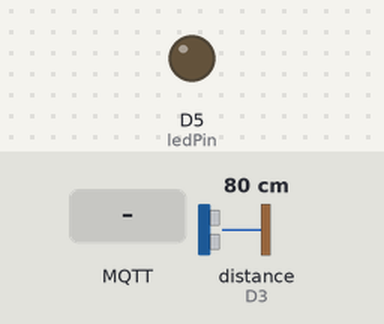
This sketch was run on a simulated Arduino MKR. Parts: output pins drawn as LEDs (lit = HIGH). Wiring (inferred from the names in the program): ultrasonic range finder: trigger D2; echo D3. Dashed ring = blinking. The test bench sets the inputs (shaded band); at power-on: distance to the obstacle (sensor on D3) 80 cm. The echo pulse lasts 58.3 µs per cm; WiFi joins after 1.5 s; servers stay silent unless stated; random numbers use the default seed unless the sketch sets one; no MQTT or app messages arrive unless stated; pins used as bus, display or sensor lines are not drawn; what the sketch prints to the serial monitor is not drawn.

Above: at 2.7 s.
2.8 s: distance to the obstacle (sensor on D3) set to 33 cm
4.7 s: distance to the obstacle (sensor on D3) set to 27 cm
At 5.68 s:
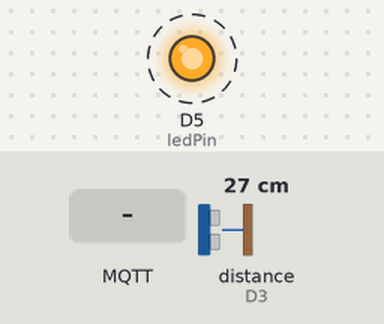
7.7 s: MQTT message "wave" arrives on the first subscribed topic
10.7 s: MQTT message "pat" arrives on the first subscribed topic
At 11.23 s:
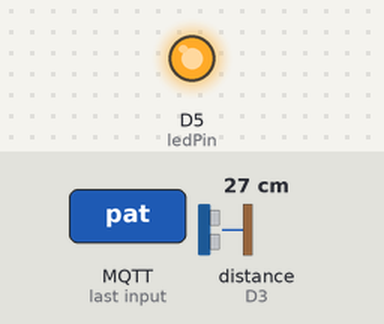
13.7 s: distance to the obstacle (sensor on D3) set to 8 cm
16.7 s: distance to the obstacle (sensor on D3) set to 5 cm
Timing chart, 0 to 19.2 s (numbered marks = the images above; inputs shaded):
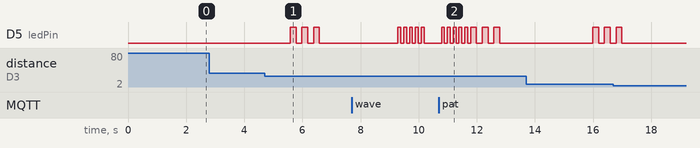

Measured:
- the behaviour switches between 31 and 30 cm on distance to the obstacle (sensor on D3) (found by bisection; images 0 and 1)
- after the input at 2.8 s, every drawn part: stays the same
- after the input at 4.7 s, D5 (ledPin): alternates HIGH for 0.20 s and LOW for 0.20 s, 6 changes in all, then stays LOW, starting after 0.88 s

The sketch:

wave_detector_mqtt.ino.ino
```cpp
#include <WiFiNINA.h>
#include <PubSubClient.h>

// WiFi credentials
const char* ssid = "OPTUS_26D2A0N";
const char* password = "sarod24929tx";

// MQTT config
const char* mqtt_server = "test.mosquitto.org";
const int mqtt_port = 1883;
const char* mqtt_topic = "SIT210/wave";

// Pins
const int trigPin = 2;
const int echoPin = 3;
const int ledPin = 5;

// Globals
WiFiClient wifiClient;
PubSubClient client(wifiClient);
long duration;
int distance;
int consecutiveClose = 0;

// Connect to WiFi
void setup_wifi() {
  Serial.print("Connecting to WiFi");
  WiFi.begin(ssid, password);
  while (WiFi.status() != WL_CONNECTED) {
    delay(500);
    Serial.print(".");
  }
  Serial.println("\n✅ WiFi connected");
}

// Reconnect to MQTT
void reconnectMQTT() {
  while (!client.connected()) {
    Serial.print("Connecting to MQTT...");
    String clientId = "arduinoClient-" + String(random(0xffff), HEX);
    if (client.connect(clientId.c_str())) {
      Serial.println("connected.");
      client.subscribe(mqtt_topic); // For receiving messages
    } else {
      Serial.print(" failed, rc=");
      Serial.print(client.state());
      Serial.println(" retrying in 2s");
      delay(2000);
    }
  }
}

// MQTT message handler
void callback(char* topic, byte* payload, unsigned int length) {
  Serial.print("📩 Message received on topic: ");
  Serial.println(topic);

  String message = "";
  for (int i = 0; i < length; i++) {
    message += (char)payload[i];
  }

  Serial.print("Payload: ");
  Serial.println(message);

  if (message == "wave" || message == "pat") {
    Serial.println("🔁 Triggered by MQTT message!");
    for (int i = 0; i < 5; i++) {
      digitalWrite(ledPin, HIGH);
      delay(100);
      digitalWrite(ledPin, LOW);
      delay(100);
    }
  }
}

void setup() {
  Serial.begin(9600);
  pinMode(trigPin, OUTPUT);
  pinMode(echoPin, INPUT);
  pinMode(ledPin, OUTPUT);

  setup_wifi();
  client.setServer(mqtt_server, mqtt_port);
  client.setCallback(callback);
}

void loop() {
  if (!client.connected()) {
    reconnectMQTT();
  }
  client.loop();

  // Send ultrasonic pulse
  digitalWrite(trigPin, LOW);
  delayMicroseconds(2);
  digitalWrite(trigPin, HIGH);
  delayMicroseconds(10);
  digitalWrite(trigPin, LOW);

  // Read echo
  duration = pulseIn(echoPin, HIGH, 30000);
  if (duration == 0) {
    Serial.println("⚠️ No echo received");
    consecutiveClose = 0;
  } else {
    distance = duration * 0.034 / 2;
    Serial.print("📏 Distance: ");
    Serial.print(distance);
    Serial.println(" cm");

    if (distance > 5 && distance < 30) {
      consecutiveClose++;
    } else {
      consecutiveClose = 0;
    }

    if (consecutiveClose >= 2) {
      Serial.println("👋 Wave detected!");

      // Blink LED
      for (int i = 0; i < 3; i++) {
        digitalWrite(ledPin, HIGH);
        delay(200);
        digitalWrite(ledPin, LOW);
        delay(200);
      }

      // Send MQTT message
      client.publish(mqtt_topic, "Wave detected by kimsrengc!");

      delay(2000); // Cooldown
      consecutiveClose = 0;
    }
  }

  delay(500); // loop pacing
}
```
